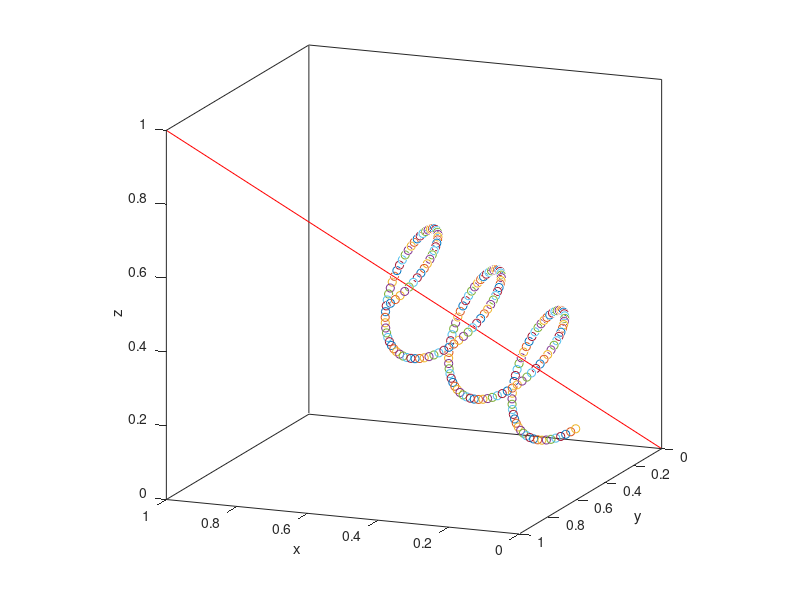

Reproduce this figure in MATLAB.
function rotate

%============================
% Rotation of a point (x) about an axis
% subtended between the origin and the point (X)
%============================

close all
clear all

%---
% define the point X
%---

X = 1.0; Y = 1.0; Z = 1.0;

%---
% direction cosines
%---

norm = sqrt(X^2+Y^2+Z^2);

a = X/norm;
b = Y/norm;
c = Z/norm;

%---
% ancillary
%---

ats = 1.0-a^2; 
bts = 1.0-b^2; 
cts = 1.0-c^2; 

%---
% launch the graphics
%---

figure(1)
plot3([0 X],[0,Y],[0,Z],'r')
xlabel('x')
ylabel('y')
zlabel('z')
axis equal
box on
hold on
view(202,14)

%---
% initial point position
%---

x = 0.5;
y = 0.7;
z = 0.5;
xp = [x; y; z];

%---
% number of steps and rotation angle
% at each step
%---

nper=3;
Nsteps = nper*64;
Dphi = nper*2.0*pi/Nsteps;

%---
% differential projection matrix
%---

cs = cos(Dphi);
sn = sin(Dphi);
P  = projection (a,b,c,ats,bts,cts,cs,sn);

%---
% animation
%---

phi = 0.0;

%---------
for rep=1:Nsteps
%---------

figure(1)
hold on

xp = P*xp;
xp = xp-0.002*[1;1;1];

x = xp(1); y = xp(2); z = xp(3);
plot3(x,y,z,'o')

phi = phi+Dphi;
pause(0.1)
hold off

%---
end
%---

return

%==========

function P = projection (a,b,c,ats,bts,cts,cs,sn)

%---
% projection matrix for rotation
%---

csc = 1.0-cs;
P(1,1) = a^2+ats*cs; P(1,2) = a*b*csc;    P(1,3) = a*c*csc;
                     P(2,2) = b^2+bts*cs; P(2,3) = b*c*csc;
                                          P(3,3) = c^2+cts*cs; 
P(2,1) = P(1,2); P(3,1) = P(1,3);  P(3,2) = P(2,3); 

P(1,2) = P(1,2)-c*sn; P(1,3) = P(1,3)+b*sn;
P(2,1) = P(2,1)+c*sn; P(2,3) = P(2,3)-a*sn;
P(3,1) = P(3,1)-b*sn; P(3,2) = P(3,2)+a*sn;

%---
% done
%---

return
